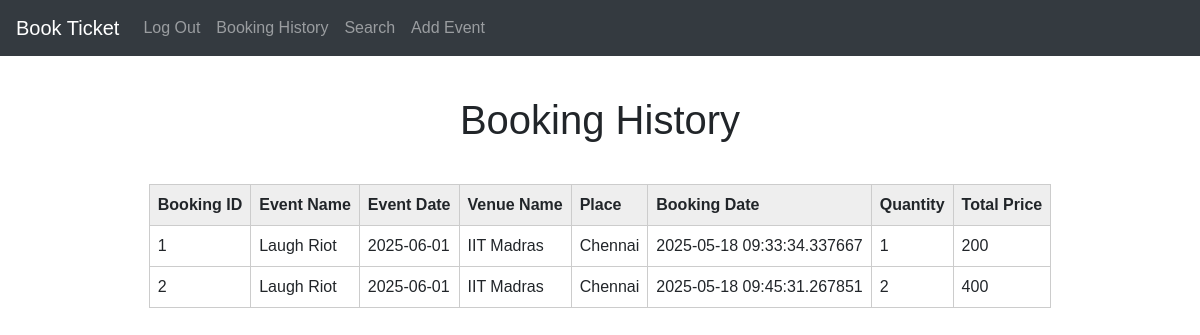
The app's page /history (signed in) with its own data.
### app.py (models this page shows)
class Event(db.Model):
    id = db.Column(db.Integer, primary_key=True)
    date = db.Column(db.String(100), nullable=False)
    name = db.Column(db.String(100), nullable=False)
    rating = db.Column(db.Integer, nullable=False)
    tags = db.Column(db.String(20), nullable=False)
    timing = db.Column(db.String(50), nullable=False)
    price = db.Column(db.Integer, default=200)
    venue_id = db.Column(db.Integer, db.ForeignKey('venue.id'), nullable=False)

class Venue(db.Model):
    id = db.Column(db.Integer, primary_key=True)
    name = db.Column(db.String(100), nullable=False)
    place = db.Column(db.String(100), nullable=False)
    capacity = db.Column(db.Integer, nullable=False)
    events = db.relationship('Event', backref='venue',
                             lazy=True, cascade='delete')

class Booking(db.Model):
    booking_id = db.Column(db.Integer, primary_key=True)
    user_id = db.Column(db.Integer, db.ForeignKey(
        'user.id'),  nullable=False)
    event_id = db.Column(db.Integer, db.ForeignKey('event.id'), nullable=False)
    quantity = db.Column(db.Integer, default=1, nullable=False)
    booking_date = db.Column(db.DateTime, default=datetime.utcnow)

### app.py (the view)
@app.route('/history', methods=['GET'])
@login_required
def history():
    user_bookings = Booking.query.filter_by(user_id=session['user_id']).all()
    booking_info = []
    for booking in user_bookings:
        event = Event.query.join(Booking).filter(
            Booking.booking_id == booking.booking_id).first()
        if event:
            quantity = booking.quantity
            total_price = quantity * event.price
            booking_info.append({
                'id': booking.booking_id,
                'event_name': event.name,
                'event_date': event.date,
                'venue_name': event.venue.name,
                'place': event.venue.place,
                'price': event.price,
                'booking_date': booking.booking_date,
                'quantity': quantity,
                'total_price': total_price
            })
    return render_template('history.html', booking_info=booking_info)

### app.py (called while the page is built)
@login_manager.user_loader
def load_user(id):
    return User.query.get(int(id))

### templates/history.html (shortened to what this page needs)
<!DOCTYPE html>
<html lang="en">
  <head>
    <link
      rel="stylesheet"
      href="https://maxcdn.bootstrapcdn.com/bootstrap/4.5.2/css/bootstrap.min.css"
    />
  </head>
  <body>
    <nav class="navbar navbar-expand-md navbar-dark bg-dark">
      <a class="navbar-brand" href="#">Book Ticket</a>
      <div class="collapse navbar-collapse" id="navbarNav">
        <ul class="navbar-nav">
          <li class="nav-item">
            <a class="nav-link" href="{{ url_for('logout') }}">Log Out</a>
          </li>
          <li class="nav-item">
            <a class="nav-link" href="{{ url_for('history')}}"
              >Booking History</a
            >
          </li>
          <li class="nav-item">
            <a class="nav-link" href="{{ url_for('user')}}">Search</a>
          </li>
          <li class="nav-item">
            <a class="nav-link" href="{{ url_for('add_event_byUser')}}"
              >Add Event</a
            >
          </li>
        </ul>
      </div>
    </nav>
    <h1>Booking History</h1>
    <table>
      <thead>
        <tr>
          <th>Booking ID</th>
          <th>Event Name</th>
          <th>Event Date</th>
          <th>Venue Name</th>
          <th>Place</th>
          <th>Booking Date</th>
          <th>Quantity</th>
          <th>Total Price</th>
        </tr>
      </thead>
      <tbody>
        {% for booking in booking_info %}
        <tr>
          <td>{{ booking['id'] }}</td>
          <td>{{ booking['event_name'] }}</td>
          <td>{{ booking['event_date'] }}</td>
          <td>{{ booking['venue_name'] }}</td>
          <td>{{ booking['place'] }}</td>
          <td>{{ booking['booking_date'] }}</td>
          <td>{{ booking['quantity'] }}</td>
          <td>{{ booking['quantity'] * booking['price'] }}</td>
        </tr>
        {% endfor %}
      </tbody>
    </table>
  </body>
</html>

### templates/history.html (style rules this page uses)
body { font-family: Arial, sans-serif; font-size: 16px; line-height: 1.5; }
table { border-collapse: collapse; margin: 1em auto; }
th, td { padding: 0.5em; border: 1px solid #ccc; }
th { background-color: #eee; }
h1 { text-align: center; margin: 1em 0; }

### records on screen
Event: event_name "Laugh Riot" "Laugh Riot", event_date "2025-06-01" "2025-06-01"
Venue: venue_name "IIT Madras" "IIT Madras", place "Chennai" "Chennai"
Booking: booking_date "2025-05-18 09:33:34.337667"
Booking: booking_date "2025-05-18 09:45:31.267851"

### other values on screen
{{ booking['id'] }} "1" "2"
{{ booking['quantity'] }} "1" "2"
{{ booking['quantity'] * booking['price'] }} "200" "400"
